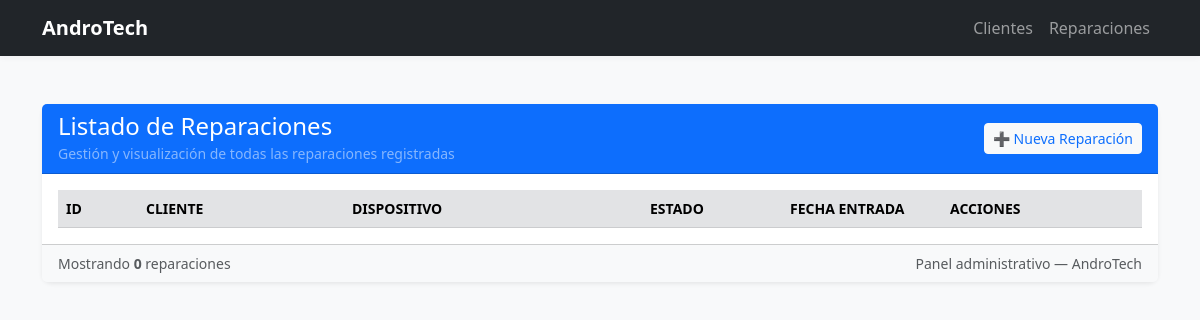
Before: /reparaciones with the older database file.
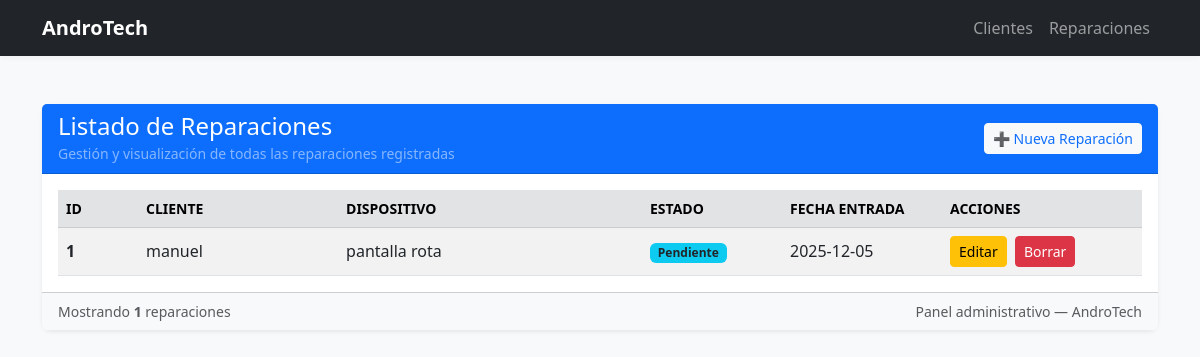
After: the same page with the newer database file.
### tables this page shows
CREATE TABLE reparaciones (
    id INTEGER PRIMARY KEY AUTOINCREMENT,
    cliente_id INTEGER,
    dispositivo TEXT NOT NULL,
    descripcion TEXT,
    estado TEXT DEFAULT 'Pendiente',
    fecha_entrada TEXT,
    fecha_salida TEXT,
    precio REAL,
    FOREIGN KEY (cliente_id) REFERENCES clientes(id)
);

CREATE TABLE clientes (
    id INTEGER PRIMARY KEY AUTOINCREMENT,
    nombre TEXT NOT NULL,
    telefono TEXT,
    email TEXT,
    direccion TEXT
);

### app.py (the view)
@app.route("/reparaciones")
def reparaciones():
    conn = get_db()
    sql = """
    SELECT reparaciones.*, clientes.nombre AS cliente
    FROM reparaciones
    LEFT JOIN clientes ON clientes.id = reparaciones.cliente_id
    """
    datos = conn.execute(sql).fetchall()
    conn.close()
    return render_template("reparaciones.html", reparaciones=datos)

### app.py (called while the page is built)
def get_db():
    conn = sqlite3.connect("database/andro_tech.db")
    conn.row_factory = sqlite3.Row
    return conn

### templates/reparaciones.html (shortened to what this page needs)
{% extends "base.html" %}
{% block content %}
<div class="row justify-content-center py-4">
    <div class="col-12">
        <div class="card shadow-sm border-0">
            <div class="card-header bg-primary text-white d-flex align-items-center justify-content-between">
                <div>
                    <h4 class="mb-0">Listado de Reparaciones</h4>
                    <small class="text-white-50">Gestión y visualización de todas las reparaciones registradas</small>
                </div>
                <div class="text-end">
                    <a href="/reparaciones/nueva" class="btn btn-light btn-sm text-primary">➕ Nueva Reparación</a>
                </div>
            </div>
            <div class="card-body">
                <div class="table-responsive">
                    <table class="table table-striped table-hover align-middle mb-0">
                        <thead class="table-secondary text-secondary small text-uppercase">
                        <tr>
                            <th scope="col" style="width:80px;">ID</th>
                            <th scope="col">Cliente</th>
                            <th scope="col">Dispositivo</th>
                            <th scope="col" style="width:140px;">Estado</th>
                            <th scope="col" style="width:160px;">Fecha entrada</th>
                            <th scope="col" style="width:200px;">Acciones</th>
                        </tr>
                        </thead>
                        <tbody>
                        {% for r in reparaciones %}
                        <tr>
                            <td class="fw-semibold">{{ r.id }}</td>
                            <td>{{ r.cliente }}</td>
                            <td>{{ r.dispositivo }}</td>
                            <td>
                                <span class="badge bg-info text-dark">{{ r.estado }}</span>
                            </td>
                            <td>{{ r.fecha_entrada }}</td>
                            <td>
                                <a href="/reparaciones/editar/{{ r.id }}" class="btn btn-warning btn-sm me-1">Editar</a>
                                <a href="/reparaciones/borrar/{{ r.id }}" class="btn btn-danger btn-sm"
                                   onclick="return confirm('¿Seguro que deseas borrar esta reparación?');">Borrar</a>
                            </td>
                        </tr>
                        {% endfor %}
                        </tbody>
                    </table>
                </div>
            </div>
            <div class="card-footer bg-light small text-muted d-flex justify-content-between align-items-center">
                <div>Mostrando <strong>{{ reparaciones|length }}</strong> reparaciones</div>
                <div>Panel administrativo — AndroTech</div>
            </div>
        </div>
    </div>
</div>
{% endblock %}

### templates/base.html (shortened to what this page needs)
<!DOCTYPE html>
<html lang="es">
<head>
    <link
        href="https://cdn.jsdelivr.net/npm/bootstrap@5.3.0/dist/css/bootstrap.min.css"
        rel="stylesheet">
        <link rel="stylesheet" href="{{ url_for('static', filename='css/style.css') }}">
        <link rel="stylesheet"
            href="https://cdn.jsdelivr.net/npm/bootstrap-icons@1.11.1/font/bootstrap-icons.css">
</head>
<body class="bg-light">
<nav class="navbar navbar-expand-lg navbar-dark bg-dark mb-4">
    <div class="container">
        <a class="navbar-brand fw-bold" href="/">AndroTech</a>
        <div class="collapse navbar-collapse" id="navbarContent">
            <ul class="navbar-nav ms-auto">
                <li class="nav-item">
                    <a class="nav-link" href="/clientes">Clientes</a>
                </li>
                <li class="nav-item">
                    <a class="nav-link" href="/reparaciones">Reparaciones</a>
                </li>
            </ul>
        </div>
    </div>
</nav>
<div class="container">
    {% block content %}{% endblock %}
</div>
</body>
</html>

### static/css/style.css (style rules this page uses)
:root { --primary: #0d6efd; --primary-600: #0b5ed7; --success: #198754; --muted: #6c757d; --bg-light: #f8f9fa; --surface: #ffffff; --soft-shadow: rgba(33,37,41,0.06); --deep-shadow: rgba(33,37,41,0.12); --text-dark: #212529; --radius: 0.6rem; --kpi-gradient: linear-gradient(135deg, rgba(13,110,253,0.06), rgba(25,135,84,0.03)); }
body { animation: fadeInGlobal .45s ease both; background-color: var(--bg-light); color: var(--text-dark); -webkit-font-smoothing:antialiased; -moz-osx-font-smoothing:grayscale; }
.card { border-radius: var(--radius); }
.card.shadow-sm { box-shadow: 0 6px 18px var(--soft-shadow); }
.btn { transition: box-shadow .18s ease, transform .12s ease, filter .12s ease; }
.navbar { transition: box-shadow .25s ease, background-color .25s ease; }
.navbar { box-shadow: 0 2px 6px rgba(33,37,41,0.04); }
.table thead.table-secondary { background: rgba(0,0,0,0.03); }

Changed rows visible on the page:
added reparaciones: id "1", cliente "manuel", dispositivo "pantalla rota", estado "Pendiente", fecha_entrada "2025-12-05"
Other visible differences:
{{ reparaciones|length }}: "0" → "1"
